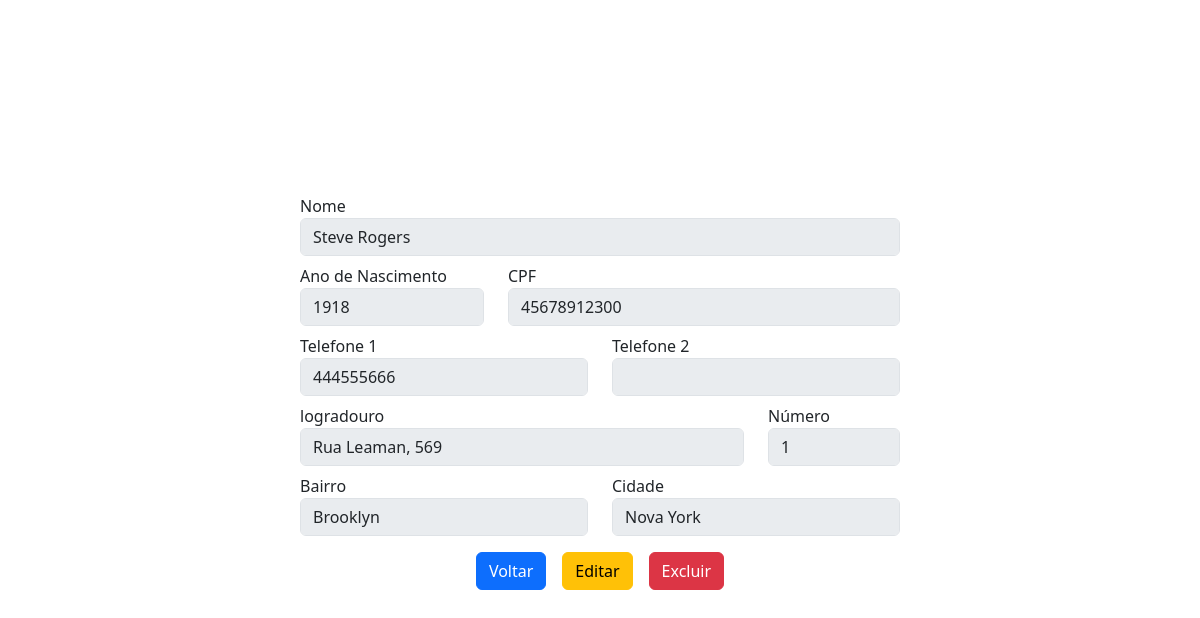
Page /page_ficha.php?id_usuario=3 on the committed database.
### tables this page shows
CREATE TABLE `tb_usuario` (
  `id` int(11) NOT NULL,
  `usuario` varchar(100) DEFAULT NULL,
  `senha` varchar(100) DEFAULT NULL,
  `id_pessoa` int(11) NOT NULL
);

CREATE TABLE `tb_pessoa` (
  `id` int(11) NOT NULL,
  `nome` varchar(100) DEFAULT NULL,
  `ano_nascimento` year(4) DEFAULT NULL,
  `cpf` varchar(11) DEFAULT NULL,
  `telefone_1` varchar(11) DEFAULT NULL,
  `telefone_2` varchar(11) DEFAULT NULL,
  `logradouro` varchar(150) DEFAULT NULL,
  `n_casa` int(5) DEFAULT NULL,
  `bairro` varchar(100) DEFAULT NULL,
  `cidade` varchar(100) DEFAULT NULL
);

### page_ficha.php (the view, shortened to what this page needs)
<?php
$id_usuario = $_GET['id_usuario'];
$dsn = 'mysql:dbname=db_login;host=127.0.0.1';
$user = 'root';
$password = '';
$banco = new PDO($dsn, $user, $password);
$select = 'SELECT tb_pessoa.*, tb_usuario.usuario FROM tb_pessoa INNER JOIN tb_usuario ON tb_usuario.id_pessoa = tb_pessoa.id WHERE tb_pessoa.id = ' . $id_usuario;
$dados = $banco->query($select)->fetch();
?>
<link href="https://cdn.jsdelivr.net/npm/bootstrap@5.3.3/dist/css/bootstrap.min.css" rel="stylesheet">
<main class="container ">
    <form action="#">
        <label for="nome">Nome</label>
        <input type="text" value="<?= $dados['nome'] ?>" disabled class="form-control">
        <div class="row mt-2">
            <div class="col-4">
                <label for="ano_nascimento">Ano de Nascimento</label>
                <input type="number" value="<?php echo $dados['ano_nascimento'] ?>" disabled class="form-control">
            </div>
            <div class="col-8">
                <label for="cpf">CPF</label>
                <input type="text" value="<?= $dados['cpf'] ?>" disabled class="form-control">
            </div>
        </div>
        <div class="row mt-2">
            <div class="col">
                <label for="telefone_1">Telefone 1</label>
                <input type="text" value="<?php echo $dados['telefone_1'] ?>" disabled class="form-control">
            </div>
            <div class="col">
                <label for="telefone_2">Telefone 2</label>
                <input type="text" value="<?php echo $dados['telefone_2'] ?>" disabled class="form-control">
            </div>
        </div>
        <div class="row mt-2">
            <div class="col-9">
                <label for="logradouro">logradouro</label>
                <input type="text" value="<?php echo $dados['logradouro'] ?>" disabled class="form-control">
            </div>
            <div class="col-3">
                <label for="numero">Número</label>
                <input type="number" value="<?php echo $dados['n_casa'] ?>" disabled class="form-control">
            </div>
        </div>
        <div class="row mt-2">
            <div class="col">
                <label for="data_nascimento">Bairro</label>
                <input type="text" value="<?php echo $dados['bairro'] ?>" disabled class="form-control">
            </div>
            <div class="col">
                <label for="data_nascimento">Cidade</label>
                <input type="text" value="<?php echo $dados['cidade'] ?>" disabled class="form-control">
            </div>
            <div class="d-flex justify-content-center mt-3">
                <a href="page_lista.php" class="btn btn-primary">Voltar</a>
                <a href="page_editarUsuario.php?id_usuario=<?= $id_usuario ?>" class="btn btn-warning ms-3">Editar</a>
                <a href="./includes/excluirUsuario.php?id_usuario=<?= $id_usuario ?>" class="btn btn-danger ms-3">Excluir</a>
            </div>
        </div>
    </form>
</main>

### page_ficha.php (style rules this page uses)
main { display: flex; flex-direction: column; align-items: center; justify-content: center; height: 100vh; }
form { width: 600px; }

### rows in the picture
tb_usuario: id_pessoa.nome "Steve Rogers", id_pessoa.ano_nascimento "1918", id_pessoa.cpf "45678912300", id_pessoa.telefone_1 "444555666", id_pessoa.logradouro "Rua Leaman, 569", id_pessoa.n_casa "1", id_pessoa.bairro "Brooklyn", id_pessoa.cidade "Nova York"
